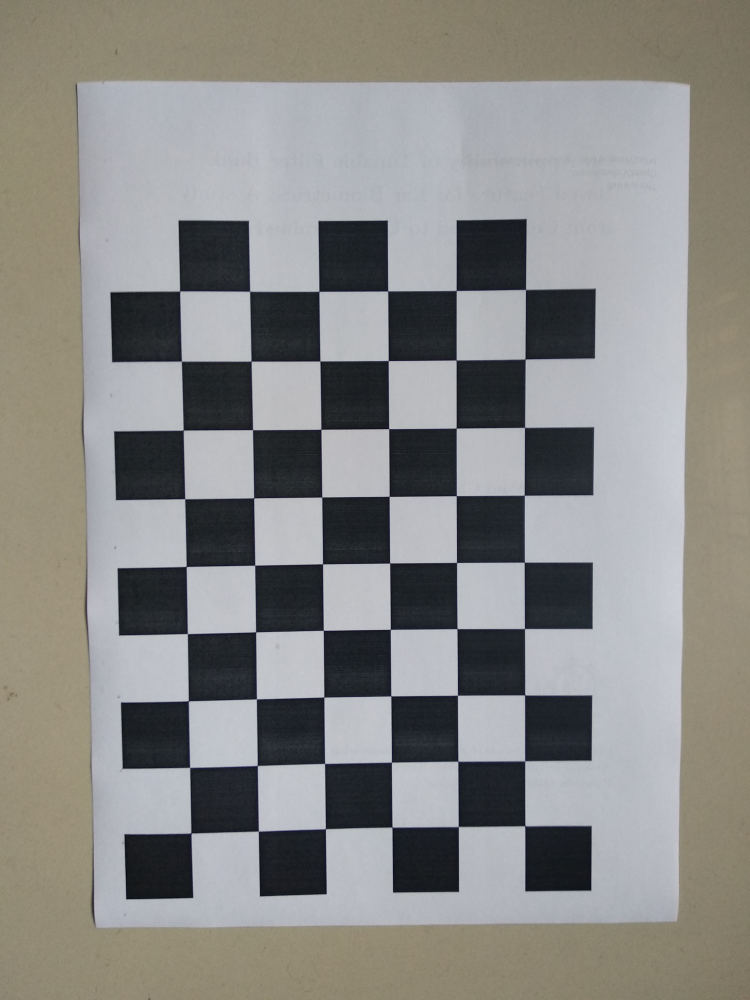
#> input picture calibration_images/1.jpg, 3000 x 4000 px (shown at 1/4 size); its folder holds 4 pictures in this run
$ python calibrate.py
#> lines starting #> are read from the running program, lines starting #| are printed output that depends on the picture
'''
Created by Omar Padierna "Para11ax" on Jan 1 2019

 This program is free software: you can redistribute it and/or modify
 it under the terms of the GNU General Public License as published by
 the Free Software Foundation, either version 3 of the License, or
 (at your option) any later version.

 This program is distributed in the hope that it will be useful,
 but WITHOUT ANY WARRANTY; without even the implied warranty of
 MERCHANTABILITY or FITNESS FOR A PARTICULAR PURPOSE.  See the
 GNU General Public License for more details.

'''


import cv2
import numpy as np
import glob
from tqdm import tqdm
import PIL.ExifTags
import PIL.Image

#============================================
# Camera calibration
#============================================

#Define size of chessboard target.

chessboard_size = (6,9) #chessboard_size = (9,6)

#Define arrays to save detected points
obj_points = [] #3D points in real world space
img_points = [] #3D points in image plane

#Prepare grid and points to display

objp = np.zeros((np.prod(chessboard_size),3),dtype=np.float32)


objp[:,:2] = np.mgrid[0:chessboard_size[0], 0:chessboard_size[1]].T.reshape(-1,2)

#read images

calibration_paths = glob.glob('./calibration_images/*')

#Iterate over images to find intrinsic matrix
for image_path in tqdm(calibration_paths):

	#Load image
	image = cv2.imread(image_path)
#> image is the input picture: shape (4000, 3000, 3); mean B, G, R 134.1, 137, 137.6
	gray_image = cv2.cvtColor(image, cv2.COLOR_BGR2GRAY)
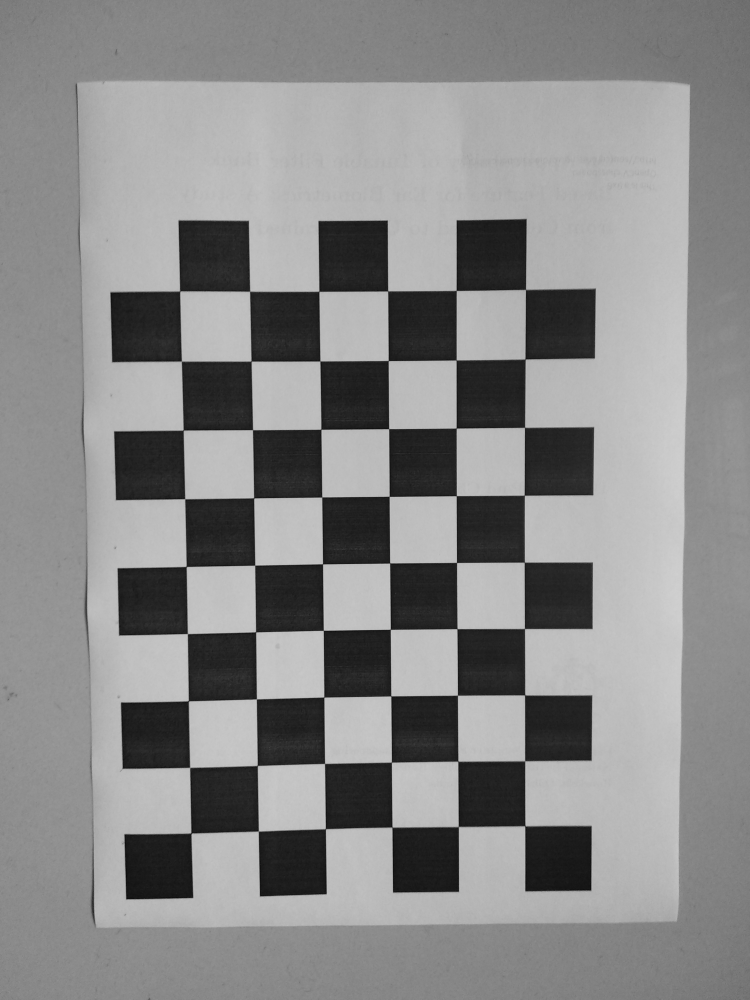
#> gray_image: shape (4000, 3000) (shown at 1/4 size); min 1, max 218, mean 136.9
	print("Image loaded, Analizying...")
	#find chessboard corners
	ret,corners = cv2.findChessboardCorners(gray_image, chessboard_size, None)
#> ret = True; corners = 54 rows, first 8: [2101, 3305], [1834.5, 3307.5], [1569.9, 3308.6], [1303.5, 3316], [1034.5, 3325.5], [764.1, 3332.5], [2100.7, 3043.2], [1832.7, 3046.8]

	if ret == True:
		print("Chessboard detected!")
		print(image_path)
		#define criteria for subpixel accuracy
		criteria = (cv2.TERM_CRITERIA_EPS + cv2.TERM_CRITERIA_MAX_ITER, 30, 0.001)
		#refine corner location (to subpixel accuracy) based on criteria.
		cv2.cornerSubPix(gray_image, corners, (5,5), (-1,-1), criteria)
		obj_points.append(objp)
		img_points.append(corners)
#> pass 2 of the loop `for image_path in tqdm(calibration_paths):`:
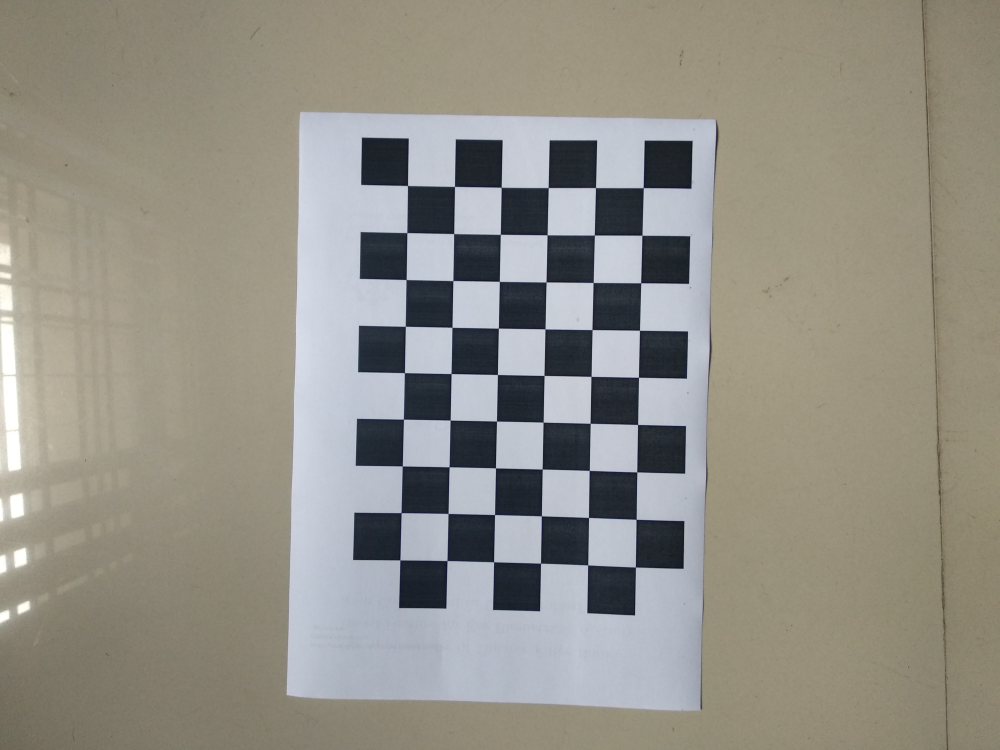
#> input picture calibration_images/10.jpg, 4000 x 3000 px (shown at 1/4 size)
#> image is the input picture: shape (3000, 4000, 3); mean B, G, R 135.1, 144.6, 147.3
#> `gray_image = cv2.cvtColor(image, cv2.COLOR_BGR2GRAY)`:
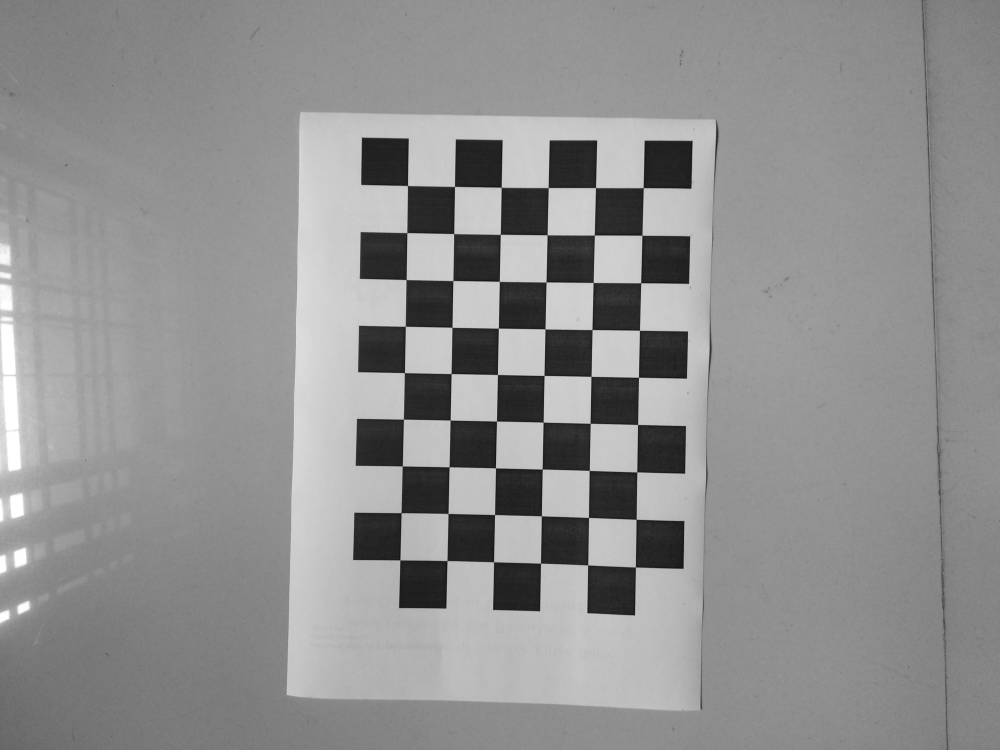
#> gray_image: shape (3000, 4000) (shown at 1/4 size); min 4, max 255, mean 144.3
#> corners = 54 rows, first 8: [1631.3, 744.6], [1819.6, 747.1], [2005.9, 750.4], [2194.1, 751.5], [2383.7, 751.7], [2574.3, 752.1], [1629.3, 931.9], [1816.3, 935.6]

#Calibrate camera
ret, K, dist, rvecs, tvecs = cv2.calibrateCamera(obj_points, img_points,gray_image.shape[::-1], None, None)

#Save parameters into numpy file
np.save("./camera_params/ret", ret)
np.save("./camera_params/K", K)
np.save("./camera_params/dist", dist)
np.save("./camera_params/rvecs", rvecs)
np.save("./camera_params/tvecs", tvecs)

#Get exif data in order to get focal length.
exif_img = PIL.Image.open(calibration_paths[0])
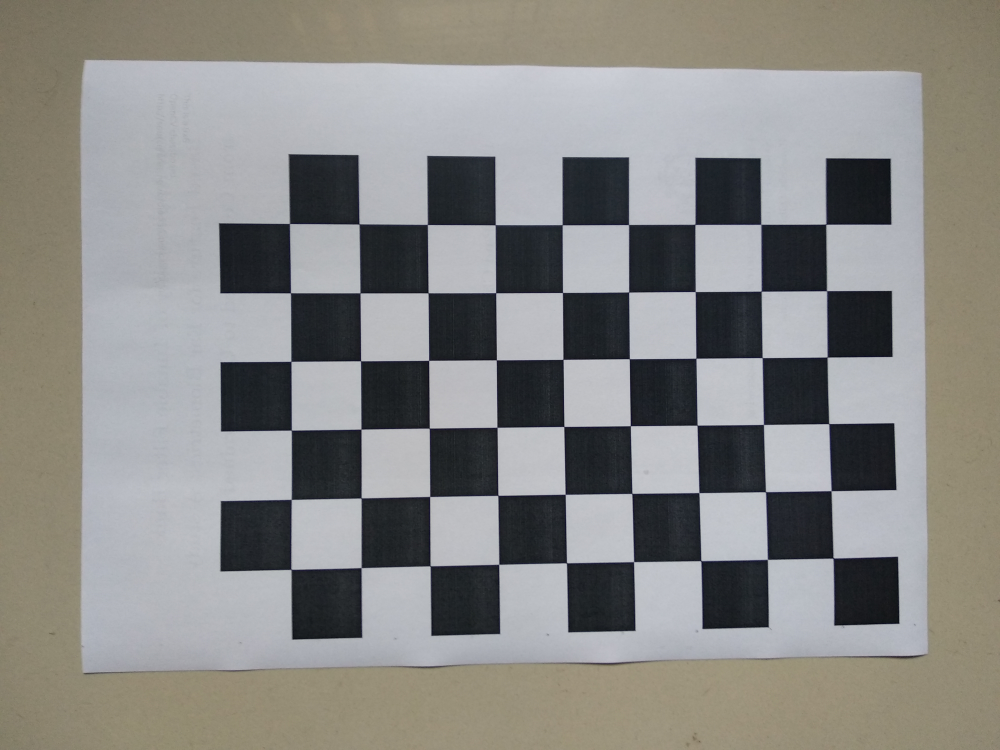
#> exif_img: PIL image 4000x3000 RGB (shown at 1/4 size); mean R, G, B 137.6, 137, 134.1

exif_data = {
	PIL.ExifTags.TAGS[k]:v
	for k, v in exif_img._getexif().items()
	if k in PIL.ExifTags.TAGS}
#> exif_data = 39 items

#Get focal length in tuple form
focal_length_exif = exif_data['FocalLength']

#Get focal length in decimal form
#> (the run stopped early here; a loop or call above may not have finished)
